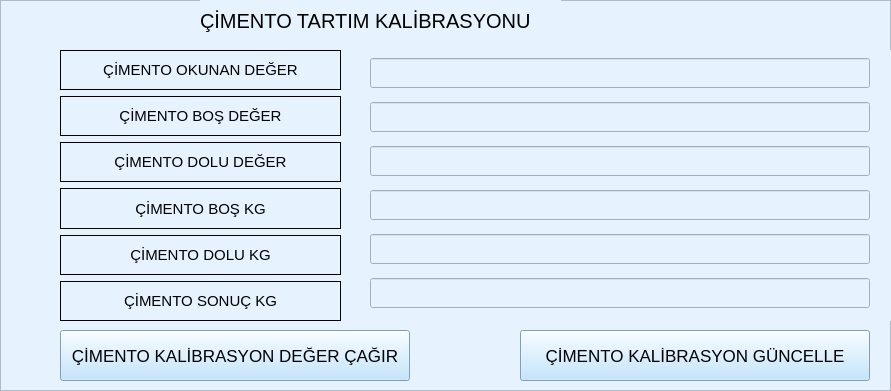
     <widget class="QFrame" name="frame_cimento_kal">
      <property name="geometry">
       <rect>
        <x>30</x>
        <y>20</y>
        <width>891</width>
        <height>391</height>
       </rect>
      </property>
      <property name="styleSheet">
       <string notr="true">background-color: rgb(231, 242, 255);</string>
      </property>
      <property name="frameShape">
       <enum>QFrame::StyledPanel</enum>
      </property>
      <property name="frameShadow">
       <enum>QFrame::Raised</enum>
      </property>
      <widget class="QWidget" name="layoutWidget">
       <property name="geometry">
        <rect>
         <x>350</x>
         <y>50</y>
         <width>541</width>
         <height>271</height>
        </rect>
       </property>
       <layout class="QGridLayout" name="gridLayout_2">
        <item row="1" column="0">
         <widget class="QLineEdit" name="ln_cmnt_bos_deger">
          <property name="maximumSize">
           <size>
            <width>500</width>
            <height>30</height>
           </size>
          </property>
         </widget>
        </item>
        <item row="2" column="0">
         <widget class="QLineEdit" name="ln_cmnt_dolu_deger">
          <property name="maximumSize">
           <size>
            <width>500</width>
            <height>30</height>
           </size>
          </property>
         </widget>
        </item>
        <item row="4" column="0">
         <widget class="QLineEdit" name="ln_cmnt_dolu_kg">
          <property name="maximumSize">
           <size>
            <width>500</width>
            <height>30</height>
           </size>
          </property>
         </widget>
        </item>
        <item row="5" column="0">
         <widget class="QLineEdit" name="ln_cmnt_sonuc_kg">
          <property name="maximumSize">
           <size>
            <width>500</width>
            <height>30</height>
           </size>
          </property>
          <property name="readOnly">
           <bool>true</bool>
          </property>
         </widget>
        </item>
        <item row="3" column="0">
         <widget class="QLineEdit" name="ln_cmnt_bos_kg">
          <property name="maximumSize">
           <size>
            <width>500</width>
            <height>30</height>
           </size>
          </property>
         </widget>
        </item>
        <item row="0" column="0">
         <widget class="QLineEdit" name="ln_cmnt_ham">
          <property name="maximumSize">
           <size>
            <width>500</width>
            <height>30</height>
           </size>
          </property>
          <property name="readOnly">
           <bool>true</bool>
          </property>
         </widget>
        </item>
       </layout>
      </widget>
      <widget class="QWidget" name="layoutWidget">
       <property name="geometry">
        <rect>
         <x>60</x>
         <y>50</y>
         <width>281</width>
         <height>271</height>
        </rect>
       </property>
       <layout class="QGridLayout" name="gridLayout_3">
        <item row="0" column="0">
         <widget class="QLabel" name="lb_cmnt_ham">
          <property name="font">
           <font>
            <pointsize>11</pointsize>
           </font>
          </property>
          <property name="frameShape">
           <enum>QFrame::Box</enum>
          </property>
          <property name="text">
           <string>ÇİMENTO OKUNAN DEĞER</string>
          </property>
          <property name="textFormat">
           <enum>Qt::AutoText</enum>
          </property>
          <property name="alignment">
           <set>Qt::AlignCenter</set>
          </property>
         </widget>
        </item>
        <item row="1" column="0">
         <widget class="QLabel" name="lb_cmnt_bos_deger">
          <property name="font">
           <font>
            <pointsize>11</pointsize>
           </font>
          </property>
          <property name="frameShape">
           <enum>QFrame::Box</enum>
          </property>
          <property name="text">
           <string>ÇİMENTO BOŞ DEĞER</string>
          </property>
          <property name="textFormat">
           <enum>Qt::AutoText</enum>
          </property>
          <property name="alignment">
           <set>Qt::AlignCenter</set>
          </property>
         </widget>
        </item>
        <item row="2" column="0">
         <widget class="QLabel" name="lb_cmnt_dolu_deger">
          <property name="font">
           <font>
            <pointsize>11</pointsize>
           </font>
          </property>
          <property name="frameShape">
           <enum>QFrame::Box</enum>
          </property>
          <property name="text">
           <string>ÇİMENTO DOLU DEĞER</string>
          </property>
          <property name="textFormat">
           <enum>Qt::AutoText</enum>
          </property>
          <property name="alignment">
           <set>Qt::AlignCenter</set>
          </property>
         </widget>
        </item>
        <item row="3" column="0">
         <widget class="QLabel" name="lb_cmnt_bos_kg">
          <property name="font">
           <font>
            <pointsize>11</pointsize>
           </font>
          </property>
          <property name="frameShape">
           <enum>QFrame::Box</enum>
          </property>
          <property name="text">
           <string>ÇİMENTO BOŞ KG</string>
          </property>
          <property name="textFormat">
           <enum>Qt::AutoText</enum>
          </property>
          <property name="alignment">
           <set>Qt::AlignCenter</set>
          </property>
         </widget>
        </item>
        <item row="4" column="0">
         <widget class="QLabel" name="lb_cmnt_dolu_kg">
          <property name="font">
           <font>
            <pointsize>11</pointsize>
           </font>
          </property>
          <property name="frameShape">
           <enum>QFrame::Box</enum>
          </property>
          <property name="text">
           <string>ÇİMENTO DOLU KG</string>
          </property>
          <property name="textFormat">
           <enum>Qt::AutoText</enum>
          </property>
          <property name="alignment">
           <set>Qt::AlignCenter</set>
          </property>
         </widget>
        </item>
        <item row="5" column="0">
         <widget class="QLabel" name="lb_cmnt_sonuc_kg">
          <property name="font">
           <font>
            <pointsize>11</pointsize>
           </font>
          </property>
          <property name="frameShape">
           <enum>QFrame::Box</enum>
          </property>
          <property name="text">
           <string>ÇİMENTO SONUÇ KG</string>
          </property>
          <property name="textFormat">
           <enum>Qt::AutoText</enum>
          </property>
          <property name="alignment">
           <set>Qt::AlignCenter</set>
          </property>
         </widget>
        </item>
       </layout>
      </widget>
      <widget class="QPushButton" name="lb_cmnt_kalibrasyon_guncelle">
       <property name="geometry">
        <rect>
         <x>520</x>
         <y>330</y>
         <width>350</width>
         <height>51</height>
        </rect>
       </property>
       <property name="maximumSize">
        <size>
         <width>500</width>
         <height>100</height>
        </size>
       </property>
       <property name="font">
        <font>
         <pointsize>13</pointsize>
        </font>
       </property>
       <property name="styleSheet">
        <string notr="true">background-color: rgb(178, 222, 255);</string>
       </property>
       <property name="text">
        <string>ÇİMENTO KALİBRASYON GÜNCELLE</string>
       </property>
      </widget>
      <widget class="QLabel" name="lb_cmnt_kalibrasyon_baslik">
       <property name="geometry">
        <rect>
         <x>200</x>
         <y>0</y>
         <width>361</width>
         <height>41</height>
        </rect>
       </property>
       <property name="font">
        <font>
         <pointsize>15</pointsize>
        </font>
       </property>
       <property name="text">
        <string>ÇİMENTO TARTIM KALİBRASYONU</string>
       </property>
      </widget>
      <widget class="QPushButton" name="lb_cmnt_kalibrasyon_deger_oku">
       <property name="geometry">
        <rect>
         <x>60</x>
         <y>330</y>
         <width>350</width>
         <height>51</height>
        </rect>
       </property>
       <property name="maximumSize">
        <size>
         <width>500</width>
         <height>100</height>
        </size>
       </property>
       <property name="font">
        <font>
         <pointsize>13</pointsize>
        </font>
       </property>
       <property name="styleSheet">
        <string notr="true">background-color: rgb(178, 222, 255);</string>
       </property>
       <property name="text">
        <string>ÇİMENTO KALİBRASYON DEĞER ÇAĞIR</string>
       </property>
      </widget>
     </widget>
